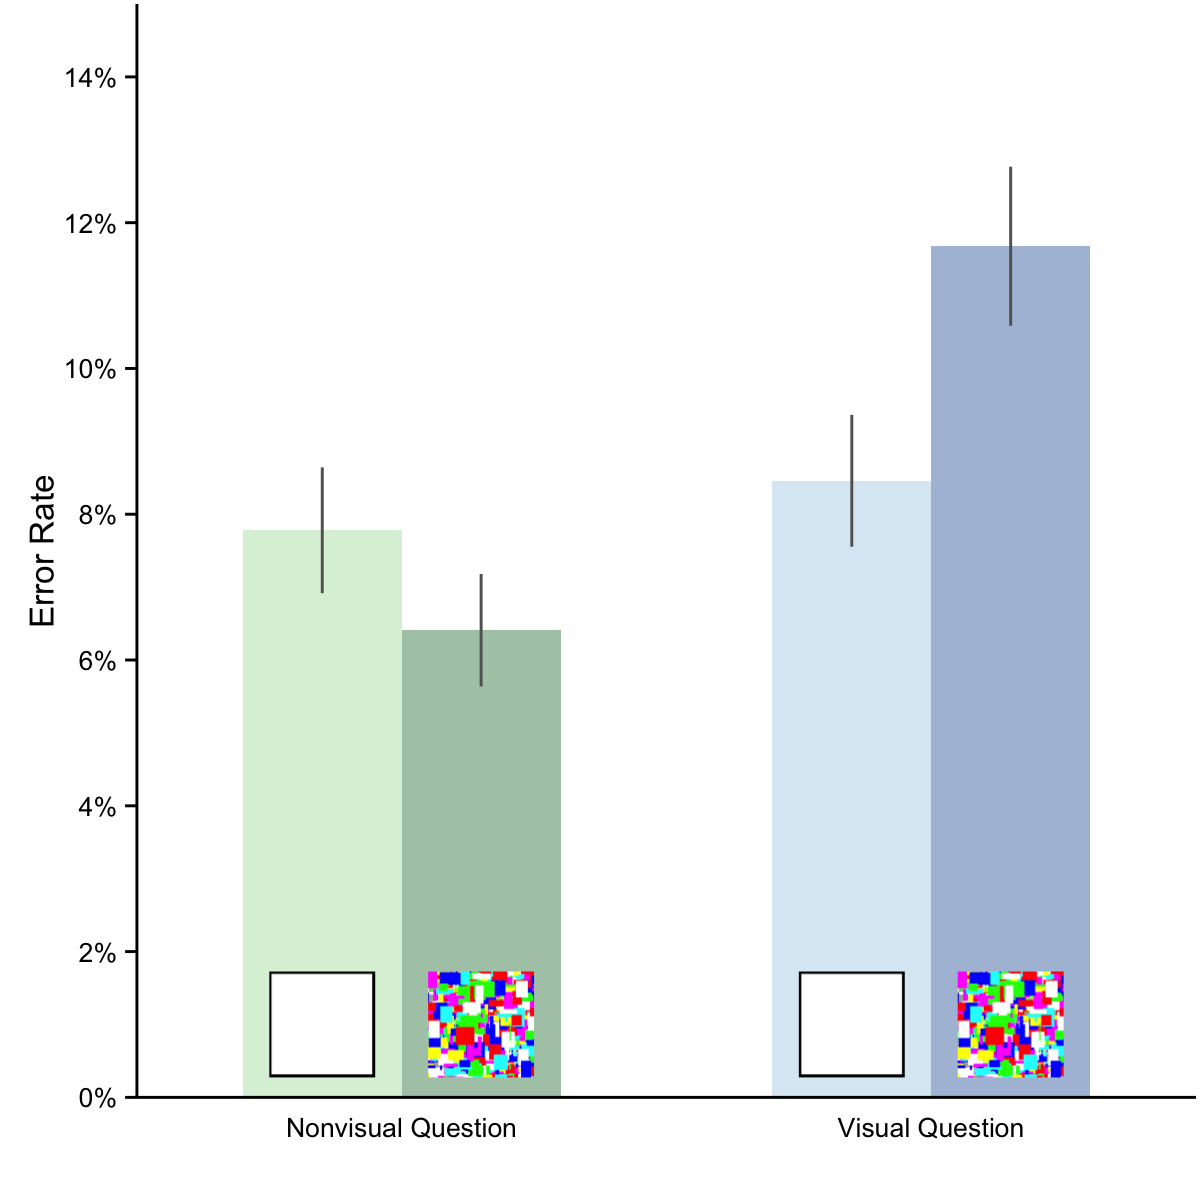

Write R code to recreate this figure.
library(AICcmodavg)
library(lme4)
library(dplyr)

source("models/question_first/feat_type/accuracy.R")

dv_columns <- c("feat_type", "feat_c", "mask_type", "mask_c")
points <- question_first[, dv_columns] %>% unique()
error_rates <- predictSE(feat_type_error_mod, points, se.fit = TRUE, type = "response") %>%
  as.data.frame() %>% select(rate = fit, se = se.fit) %>% 
  cbind(points, .)

# ------------------------------------------------------------------------------
# Adjust for plot
error_rates <- error_rates %>% mutate(
  mask_type = factor(mask_type, levels = c("nomask", "mask")),
  fill = paste0(feat_type, mask_type)
)

# ------------------------------------------------------------------------------
# Create grobs from images to use as axis labels.

source("plots/axis-icons.R")

get_icon <- function(x) {
  icon_width <- 0.2
  list(xmin = x - icon_width/2, 
       xmax = x + icon_width/2)
}

get_pos <- function(x) {
  icon_gutter <- 0.15  # bar width
  
  list(left_icon = get_icon(x - icon_gutter),
       right_icon = get_icon(x + icon_gutter))
}

icon_top <- -0.13

left_pos_x <- -0.5
right_pos_x <- 0.5

left_pos <- get_pos(left_pos_x)
right_pos <- get_pos(right_pos_x)


# ------------------------------------------------------------------------------
# Load color scheme.
source("plots/colorscheme.R")

# ------------------------------------------------------------------------------

library(ggplot2)
library(scales)

errorbars <- function() {
  bar_dodge <- position_dodge(width = 0.6)
  
  error_plot <- ggplot(error_rates, aes(x = feat_c, y = rate, group = mask_type)) +
    geom_bar(aes(fill = fill), stat = "identity", 
      position = bar_dodge, width = 0.6, alpha = 0.4) +
    geom_linerange(aes(ymin = rate - se, ymax = rate + se), 
      position = bar_dodge, color = error_bar_color) +
    scale_x_continuous("", breaks = c(-0.5, 0.5), labels = c("Nonvisual Question", "Visual Question")) +
    scale_y_continuous("Error Rate", breaks = seq(0, 0.14, by = 0.02), labels = percent) +
    scale_fill_manual(values = unlist(color_scheme)) +
    coord_cartesian(xlim = c(-1, 1), ylim = c(0, 0.15)) +
    theme_bw(base_size = 12) +
    theme(
      legend.position = "none",
#       legend.title.align = 0.5,
      plot.margin = unit(c(0.1, 0.1, 0.5, 0.5), "lines"),
      axis.ticks.x = element_blank(),
      axis.line = element_line(color = "black"),
      panel.grid.major = element_blank(),
      panel.grid.minor = element_blank(),
      panel.border = element_blank(),
      panel.background = element_blank()
    ) +
    annotation_custom(grob_icon("blank"), 
                      xmin = left_pos$left_icon$xmin, 
                      xmax = left_pos$left_icon$xmax, 
                      ymin = icon_top
    ) +
    annotation_custom(grob_icon("interference"), 
                      xmin = left_pos$right_icon$xmin, 
                      xmax = left_pos$right_icon$xmax, 
                      ymin = icon_top
    ) +
    annotation_custom(grob_icon("blank"), 
                      xmin = right_pos$left_icon$xmin, 
                      xmax = right_pos$left_icon$xmax, 
                      ymin = icon_top
    ) +
    annotation_custom(grob_icon("interference"), 
                      xmin = right_pos$right_icon$xmin, 
                      xmax = right_pos$right_icon$xmax, 
                      ymin = icon_top
    )
  
  error_gt <- turn_off_clipping(error_plot)
  error_gt
}

grid.draw(errorbars())

png("plots/question_first/feat_type/errorbars.png", width = 6, height = 6, units = "in", res = 200)
grid.draw(errorbars())
dev.off()
